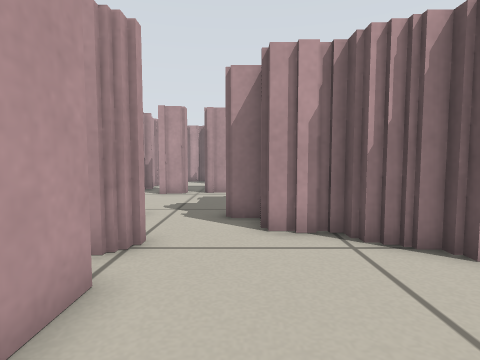
[1] (above)

20 first-person views from a walk through a world built for the Player/Stage simulator. The camera is 0.39 m above the floor, tilts 4° down and sees 80° across. Floor lines are 1 m apart. The floor is counted in squares, 0.25 m on a side. Each view is taken from the middle of a square. On the plan, view 1 faces up. The plan holds only what a view shows up to about 14 squares ahead; the rest is blank. The place goes on beyond the plan. The robots in the file are not drawn.

[2]
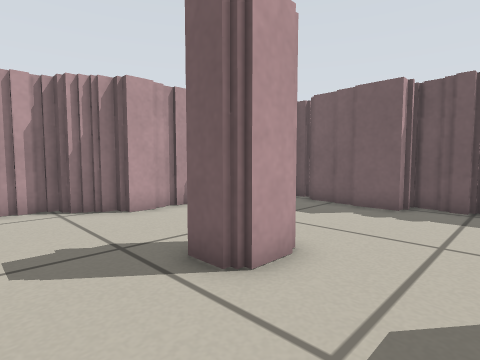

[3]
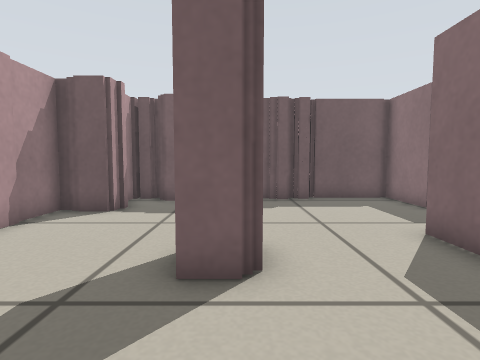

[4]
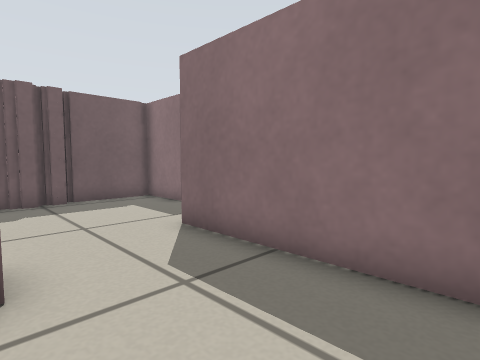

[5]
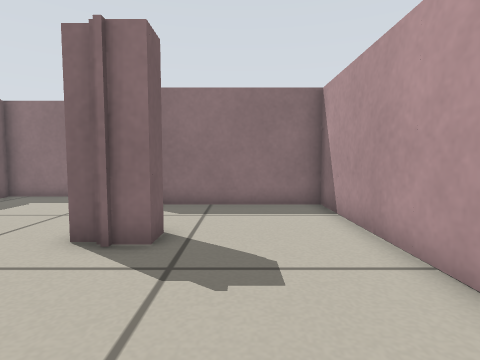

[6]
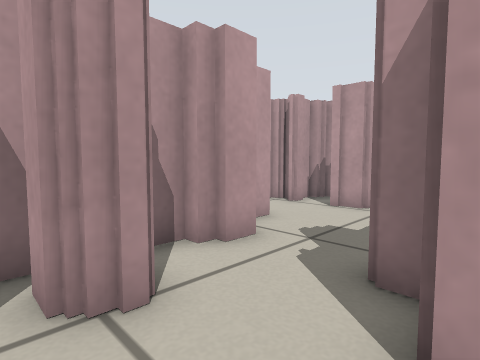

[7]
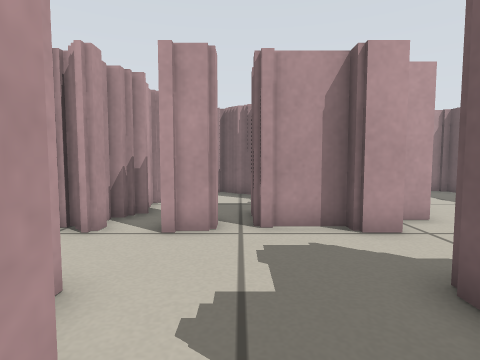

[8]
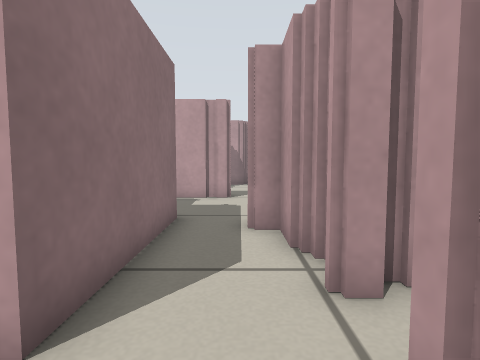

[9]
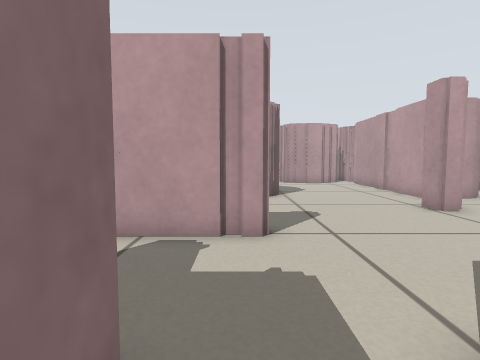

[10]
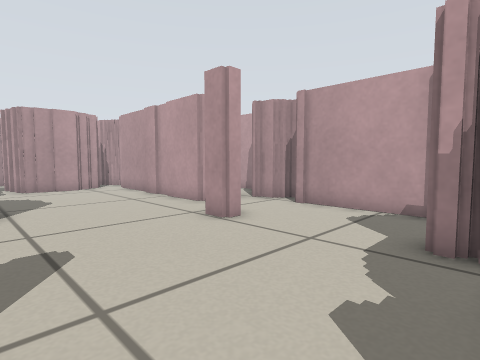

[11]
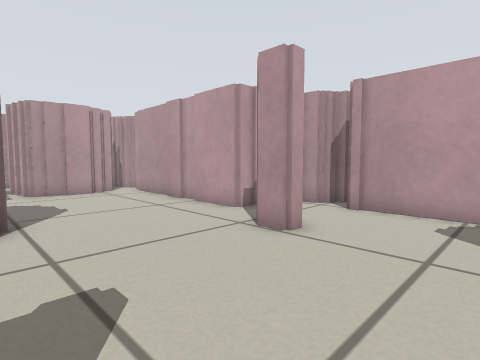

[12]
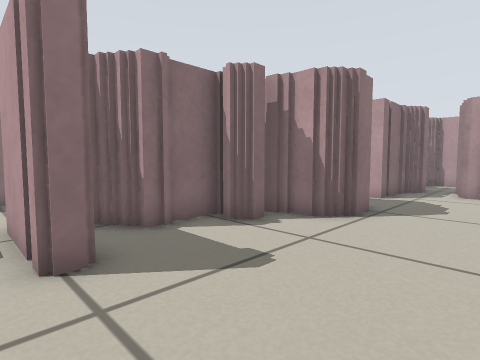

[13]
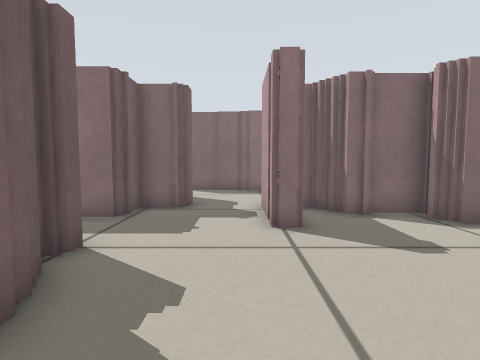

[14]
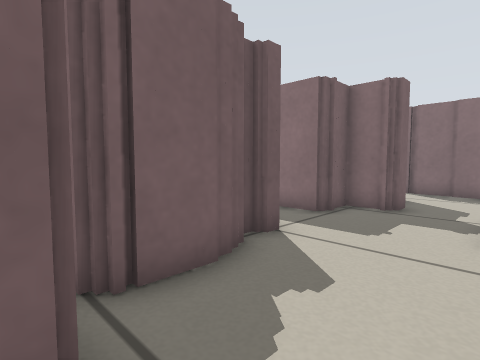

[15]
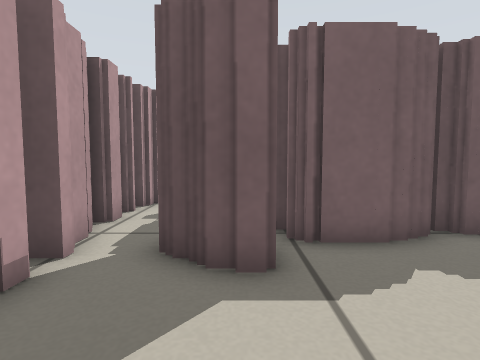

[16]
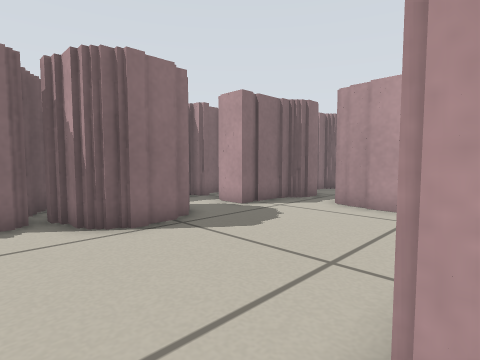

[17]
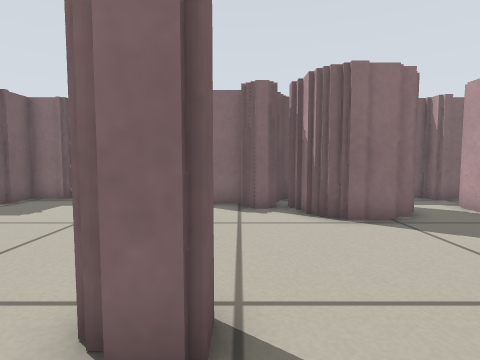

[18]
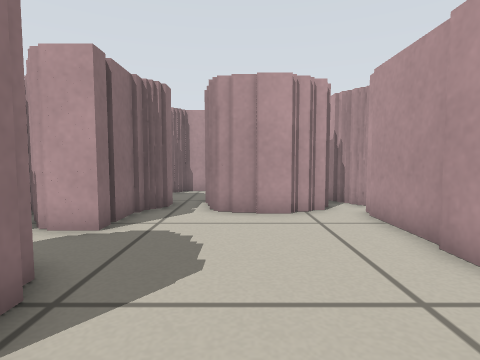

[19]
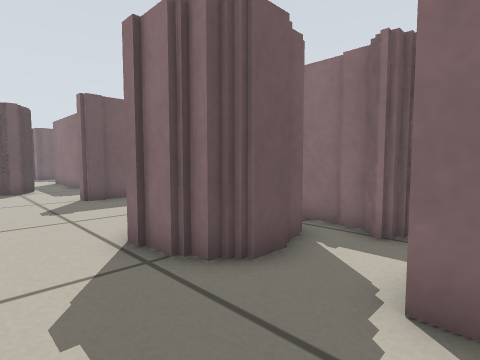

[20]
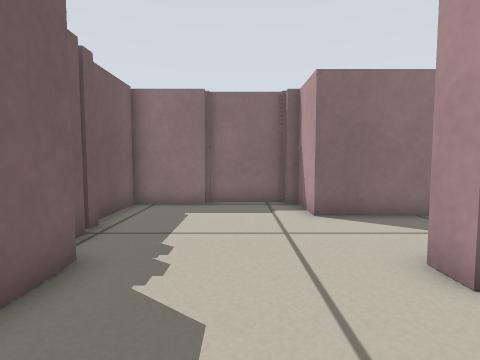

### Floor plan
Key: @ floor where view 1 was taken; # wall or solid block; . floor; T thing the floor can be seen under or through.
Columns run from 29 left of view 1 to 11 right of it. Each row starts with its distance up from view 1.
 22           ###       ####
 21          ##.#########.##  ##
 20          # ...........    .##
 19 ##########.......##       .
 18  #...    #..#....##       ..       .
 17  #...............###    # ..      ..
 16  ##...............##    # ..
 15  ##...............##   ##  T
 14 ##.................#   ## TT#####
 13 #......##..........######TT .....
 12 #####.####......................
 11    ##.#  ###...#...............
 10    #..#  #####.#...#######... #
  9  ###.##  ##  ###..##     ##.. #
  8  #########    ##..##      #..##
  7                ...       ##..##
  6                ...       ###..###
  5                ....      ###....######
  4                 ...        #.....###.#
  3                #####       #.........####
  2                            #...........##
  1                            #...........#
  0                            #.@..##.....#
 -1                            #....##.....##
 -2                            #............#
 -3                            #............#
 -4                            #............#
 -5                            ########.....#
 -6                                   #.....#
 -7                                   #######

Where each view was taken, in squares from view 1:
view 1: 0 up, 0 right, facing up
view 2: 4 down, 0 right, facing up-right
view 3: 1 down, 1 left, facing right
view 4: 1 down, 1 left, facing down-right
view 5: 5 up, 1 right, facing down
view 6: 4 up, 1 right, facing up-left
view 7: 7 up, 2 left, facing up
view 8: 12 up, 2 left, facing left
view 9: 11 up, 8 left, facing left
view 10: 12 up, 11 left, facing up-left
view 11: 12 up, 13 left, facing up-left
view 12: 16 up, 13 left, facing down-left
view 13: 18 up, 13 left, facing down
view 14: 18 up, 14 left, facing down-right
view 15: 18 up, 16 left, facing right
view 16: 19 up, 18 left, facing down-left
view 17: 20 up, 18 left, facing down
view 18: 15 up, 19 left, facing left
view 19: 15 up, 26 left, facing down-right
view 20: 3 up, 7 right, facing down
